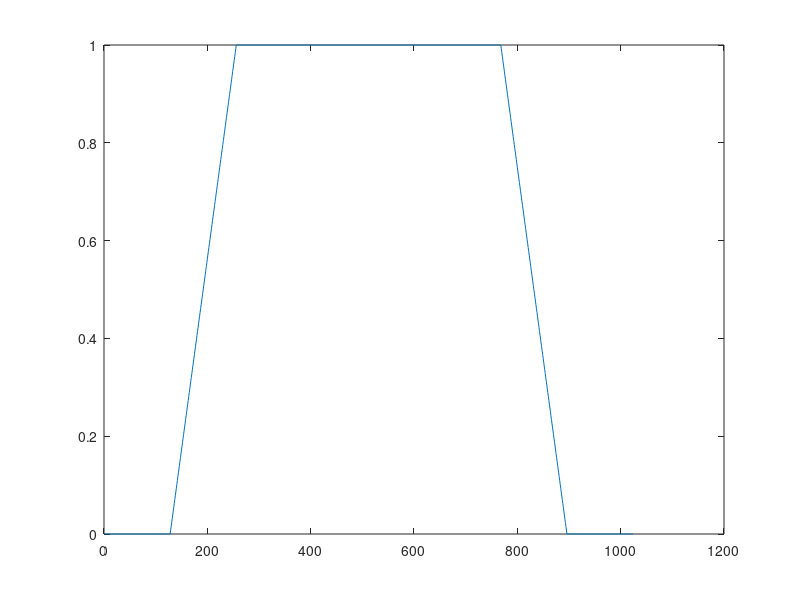
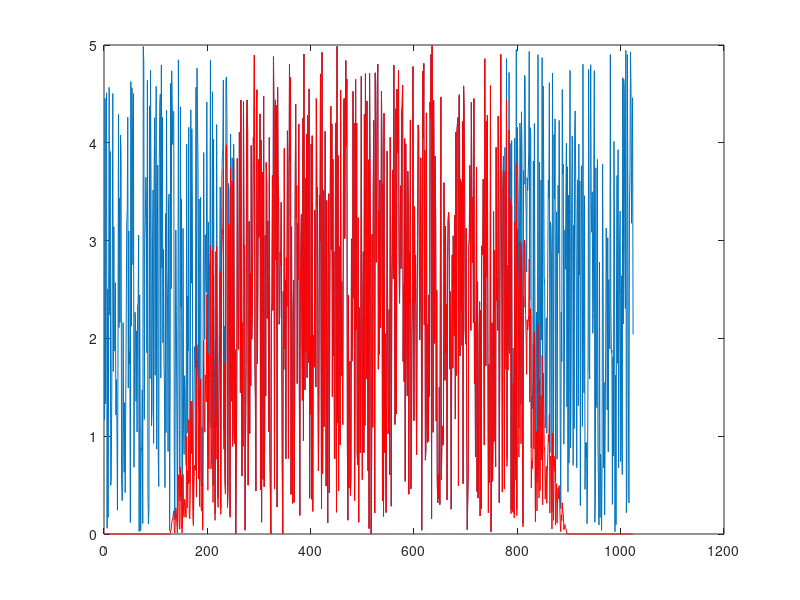

MATLAB code for these plots, in order:
close all;
clear

%%
dim = 512;
x= 5 * rand(1,dim*2);

% x= ones(1,dim);


%% Hann window 

% w= hann(dim);
% % y = filter(w, 1, x);
% y = conv(x, w);
% x_ = conv(y, w);
% figure()
% plot(x)
% hold on
% plot(x_)

%% Trapezoid filter

w= trapmf(1:dim*2,[dim/4 dim/2 3/2*dim 7*dim/4]) ;
% y = filter(w, 1, x);
y= x.*w;

figure()
plot(w)

figure()
plot(x)
hold on
plot(y,'r')
